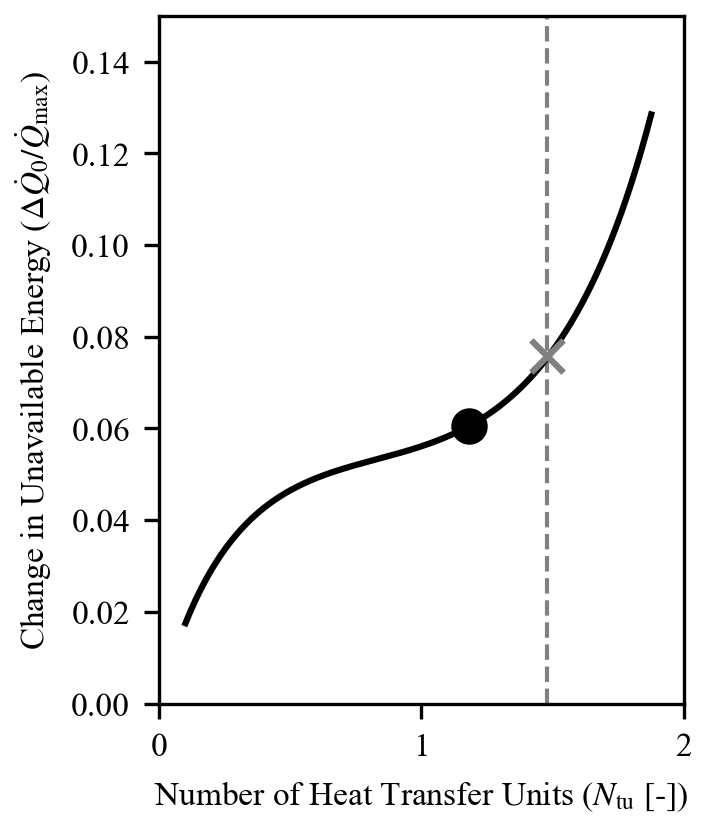

This chart was generated by the following Python code:
import os

import matplotlib.pyplot as plt
import numpy as np
import xflow
from scipy.signal import find_peaks
from xflow import calculate_pressure_drop_ratio, create_plot

save_dir = os.path.dirname(os.path.abspath(__file__))

# Helicopter defaults (hardcoded from xflow.py)
DEFAULT_PRESSURE_DROP_ASSUMPTION = "inlet_density"
DEFAULT_C_COLD_OVER_C_HOT = 0.95  # C_cold / C_hot
DEFAULT_D_R = 0.44
DEFAULT_G2_H = 2e-2
DEFAULT_ST_OVER_F = 0.4  # Assumed same for both fluids
DEFAULT_F_C_OVER_F_H = 1.0  # f_c/f_h
DEFAULT_T = 1.7  # 980/576
DEFAULT_T_DEAD_OVER_T_COLD_IN = 0.52  # 300/576
DEFAULT_P_COLD_IN_OVER_P_HOT_IN = 7.2
DEFAULT_P_HOT_IN_OVER_P_DEAD = 1.03
DEFAULT_P_DEAD_OVER_P_HOT_IN = 1.0 / DEFAULT_P_HOT_IN_OVER_P_DEAD
DEFAULT_GAMMA = 1.4
TARGET_EPS = 0.6
NTU_MATCH = 1.479  # From Helicopter case in xflow.py
DEFAULT_NTU_MAX = 2.0
SHOW_CUBIC = True  # Enable cubic case

# For inlet_density assumption
DEFAULT_MOLAR_MASS_RATIO = 1.0  # M_cold / M_hot (cold/hot) - default when not specified
DEFAULT_A_R = 1.0  # A_r (cold/hot) - default when not specified

DEFAULT_DP_MAX = 0.3

PLOT_TRIPLE_G2 = None


def save_figures(
    c_cold_over_c_hot,
    st_over_f,
    f_c_over_f_h,
    d_r,
    g2_h,
    dp_max=DEFAULT_DP_MAX,
    base_name="fig3b",
    plot_triple_g2=None,
    t=DEFAULT_T,
    t_dead_over_t_cold_in=DEFAULT_T_DEAD_OVER_T_COLD_IN,
    gamma=DEFAULT_GAMMA,
    pressure_drop_assumption=DEFAULT_PRESSURE_DROP_ASSUMPTION,
    p_cold_in_over_p_hot_in=DEFAULT_P_COLD_IN_OVER_P_HOT_IN,
    molar_mass_ratio=DEFAULT_MOLAR_MASS_RATIO,
    a_r=DEFAULT_A_R,
):
    """
    Save figures as SVG, TIFF, and HD PNG for classical framework with multiple g^2 values.
    Similar to fig2b but for cubic case (SHOW_CUBIC = True).

    Parameters:
        plot_triple_g2: List of g^2 values to plot (e.g., [1e-3, 5e-3, 20e-3])
    """
    # Set font sizes to match Word (10pt = 10 points)
    font_size = 8
    plt.rcParams.update(
        {
            "font.family": "serif",
            "font.serif": ["Times New Roman"],
            "font.size": font_size,
            "mathtext.fontset": "stix",
            "axes.titlesize": font_size,
            "axes.labelsize": font_size,
            "xtick.labelsize": font_size,
            "ytick.labelsize": font_size,
            "legend.fontsize": font_size,
            "figure.titlesize": font_size,
        }
    )

    # Calculate pressure drop ratio based on assumption
    # Calculate sigma_r from d_r * A_r
    sigma_r = d_r * a_r if a_r is not None else None
    pressure_drop_ratio = calculate_pressure_drop_ratio(
        pressure_drop_assumption, c_cold_over_c_hot, t, d_r, molar_mass_ratio, sigma_r, p_cold_in_over_p_hot_in
    )

    # Set SHOW_CUBIC to True for cubic case
    xflow.SHOW_CUBIC = SHOW_CUBIC
    xflow.NTU_MATCH = NTU_MATCH

    fig = plt.figure(figsize=(9 / 2.54, 7 / 2.54))  # IF DOUBLE COLUMN FIGURE, USE THIS
    fig = plt.figure(figsize=((6) / 2.54, 7 / 2.54))  # IF TRIPLE COLUMN FIGURE, USE THIS
    ax = plt.subplot(111)
    ax_twin = ax.twinx()  # Created but will be hidden for classical framework

    _, line_list, ax, ax_twin = create_plot(
        c_cold_over_c_hot,
        st_over_f,
        f_c_over_f_h,
        d_r,
        g2_h,
        ntu_max=2.0,
        dp_max=dp_max,
        ax=ax,
        ax_twin=ax_twin,
        plot_triple_g2=plot_triple_g2,
        framework="classical",
        t=t,
        t_dead_over_t_cold_in=t_dead_over_t_cold_in,
        p_cold_in_over_p_hot_in=p_cold_in_over_p_hot_in,
        p_dead_over_p_hot_in=1.0,
        gamma=gamma,
        pressure_drop_percent_ratio_cold_over_hot=pressure_drop_ratio,
    )

    # Update ylabel and x-axis formatting
    ax.set_ylabel(r"HEx $\Delta Q_0/Q_{\mathrm{max}}$")

    # Remove title if present
    ax.set_title("")

    ax.set_xticks([0, 1, 2])
    ax.xaxis.set_major_formatter(plt.FuncFormatter(lambda x, p: f"{x:.0f}"))
    ax.set_ylim(0, 0.15)

    # Remove existing legend and recreate using line_list order (matches newfig1: highest g^2 at top)
    legend = ax.get_legend()
    if legend:
        legend.remove()

    # NTU reference and optimum values
    NTU_REF = 1.48
    NTU_OPT = 1.18

    # Add new legend matching newfig1 style with custom labels and title
    if line_list:
        # Add grey crosses at NTU_REF and black filled circles at NTU_OPT on all lines
        for line in line_list:
            x_data = line.get_xdata()
            y_data = line.get_ydata()
            # Filter out invalid/masked data
            valid_mask = np.isfinite(x_data) & np.isfinite(y_data)
            if np.any(valid_mask):
                x_plot = x_data[valid_mask]
                y_plot = y_data[valid_mask]

                # Find y-value at NTU_REF
                idx_ref = (np.abs(x_plot - NTU_REF)).argmin()
                y_ref = y_plot[idx_ref]
                ax.scatter(NTU_REF, y_ref, marker="x", color="grey", zorder=10, s=60)

                # Find y-value at NTU_OPT
                idx_opt = (np.abs(x_plot - NTU_OPT)).argmin()
                y_opt = y_plot[idx_opt]
                ax.scatter(NTU_OPT, y_opt, marker="o", color="black", zorder=10, s=60, facecolor="black")

    plt.tight_layout(pad=0.5)

    # Independent control for figure
    ax.set_xlabel(r"Number of Heat Transfer Units ($N_\mathrm{tu}$ [-])")
    ax.set_ylabel(r"Change in Unavailable Energy ($\Delta \dot{Q}_0/\dot{Q}_{\mathrm{max}}$)")

    # Save as SVG
    fig.savefig(
        os.path.join(save_dir, f"{base_name}.svg"),
        dpi=300,
        facecolor="white",
        format="svg",
        bbox_inches=None,
        pad_inches=0,
    )

    # Save as TIFF
    fig.savefig(
        os.path.join(save_dir, f"{base_name}.tiff"),
        dpi=300,
        facecolor="white",
        format="tiff",
        bbox_inches=None,
        pad_inches=0,
    )

    # Save as HD PNG
    fig.savefig(
        os.path.join(save_dir, f"{base_name}.png"),
        dpi=300,
        facecolor="white",
        format="png",
        bbox_inches=None,
        pad_inches=0,
    )

    # Save as HD PDF
    fig.savefig(
        os.path.join(save_dir, f"{base_name}.pdf"),
        dpi=300,
        facecolor="white",
        format="pdf",
        bbox_inches=None,
        pad_inches=0,
    )

    plt.close(fig)
    print(f"Saved figures: {base_name}.svg, {base_name}.tiff, {base_name}.png, {base_name}.pdf")


if __name__ == "__main__":
    # Save figures with classical framework for cubic case
    save_figures(
        DEFAULT_C_COLD_OVER_C_HOT,
        DEFAULT_ST_OVER_F,
        DEFAULT_F_C_OVER_F_H,
        DEFAULT_D_R,
        DEFAULT_G2_H,
        dp_max=DEFAULT_DP_MAX,
        base_name="fig3b",
        plot_triple_g2=PLOT_TRIPLE_G2,
        t=DEFAULT_T,
        t_dead_over_t_cold_in=DEFAULT_T_DEAD_OVER_T_COLD_IN,
        gamma=DEFAULT_GAMMA,
        pressure_drop_assumption=DEFAULT_PRESSURE_DROP_ASSUMPTION,
        p_cold_in_over_p_hot_in=DEFAULT_P_COLD_IN_OVER_P_HOT_IN,
        molar_mass_ratio=DEFAULT_MOLAR_MASS_RATIO,
        a_r=DEFAULT_A_R,
    )
